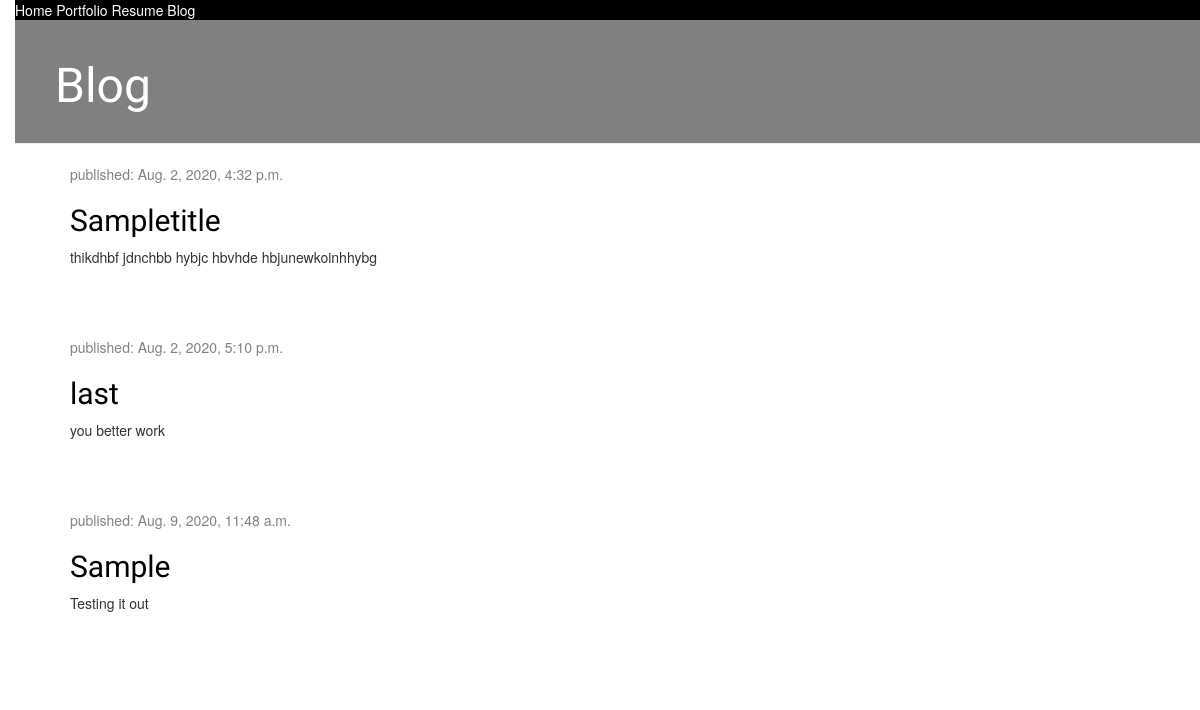
/blogging/, run on an earlier commit of the app's database.
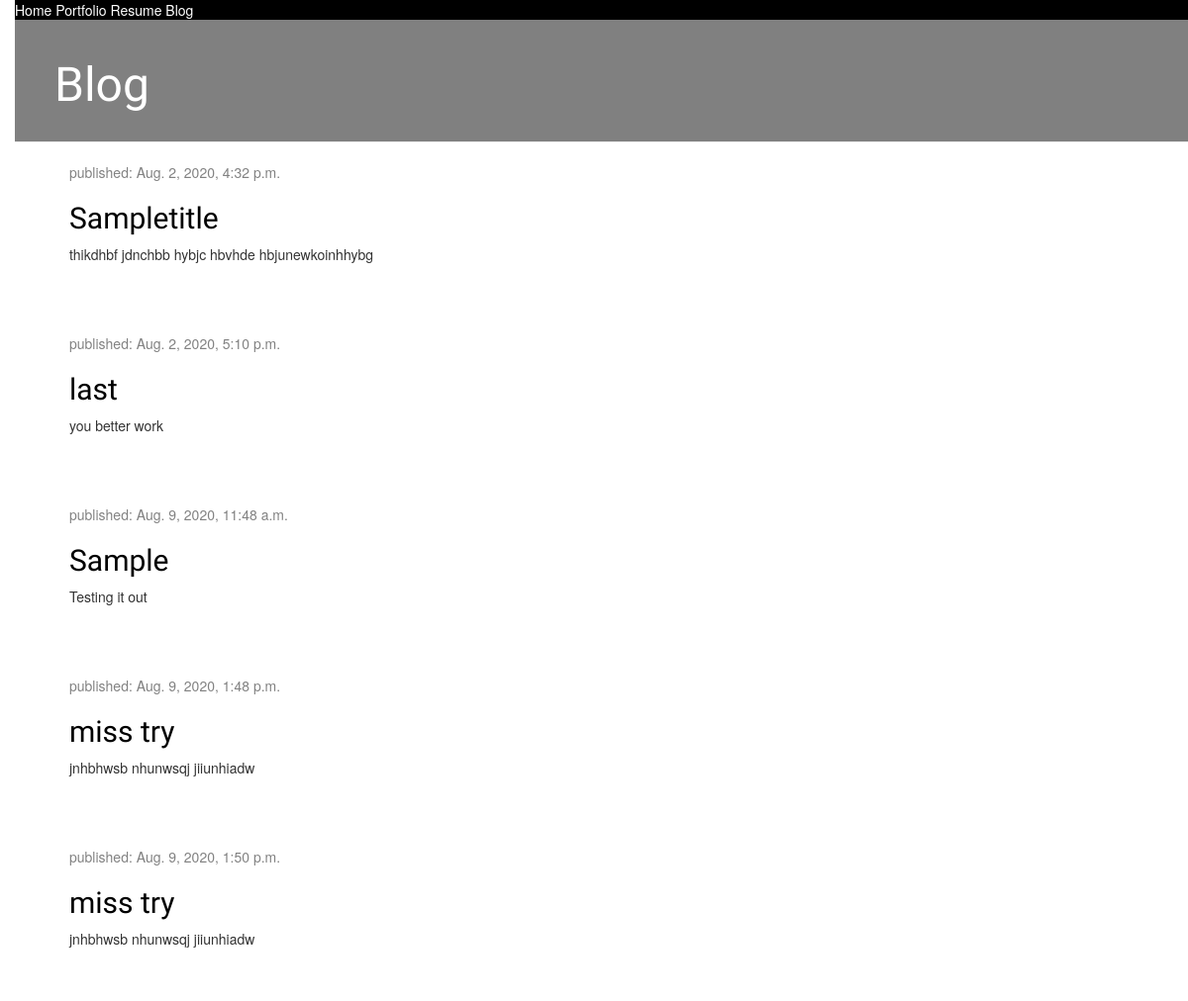
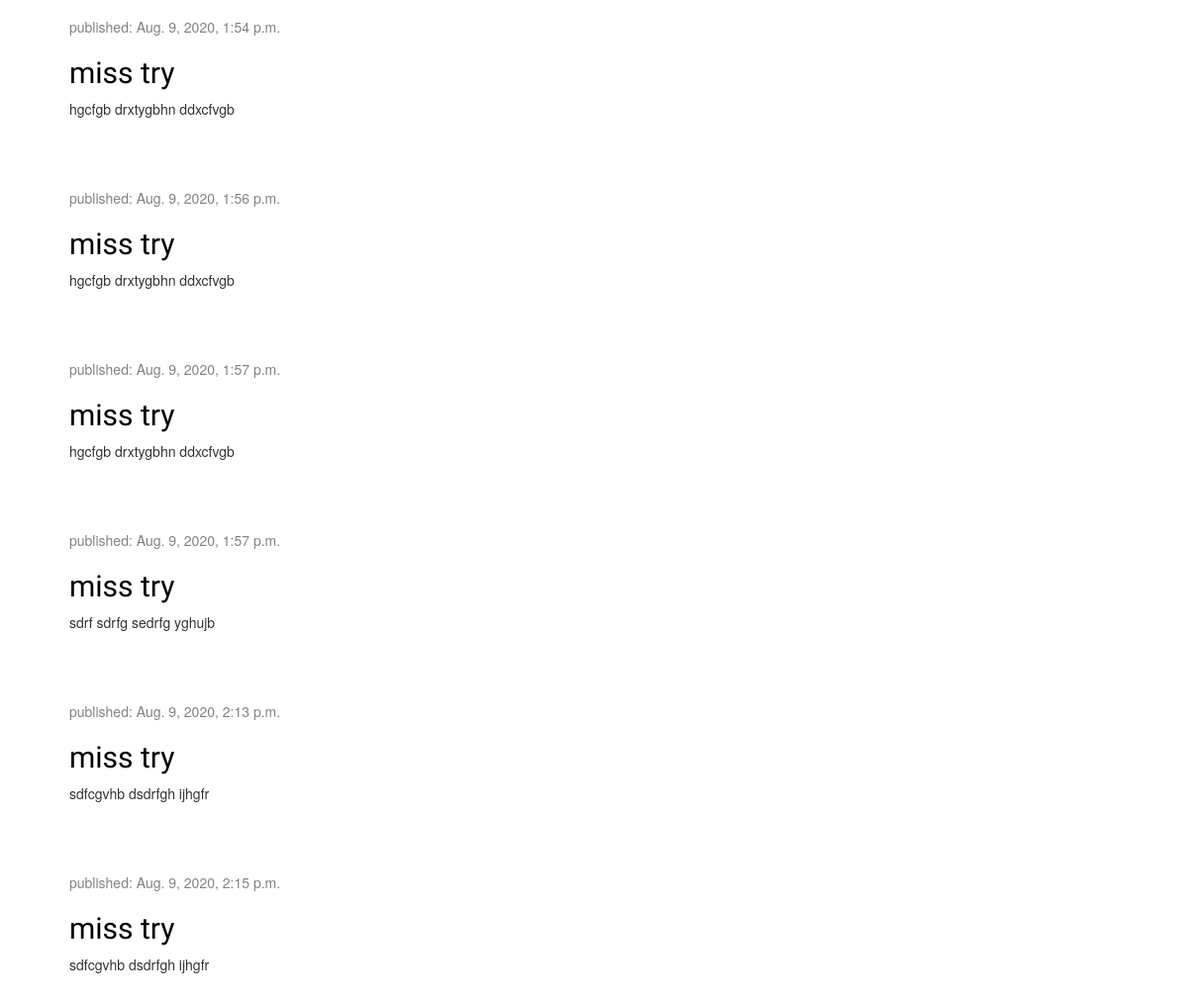
And on a later commit of the database (2 pictures, top to bottom).
### blog/models.py (models this page shows, shortened)
class	Post(models.Model):
	author	=	models.ForeignKey(settings.AUTH_USER_MODEL,	on_delete=models.CASCADE)
	title	=	models.CharField(max_length=200)
	text	=	models.TextField()
	created_date	=	models.DateTimeField(default=timezone.now)
	published_date	=	models.DateTimeField(blank=True,	null=True)

### blog/views.py (the view)
# urls.py: path('blogging/', views.blogging , name='blogging'),
def blogging(request):
	posts	=	Post.objects.filter(published_date__lte=timezone.now()).order_by('published_date')
	return render(request, 'blog/blogging.html', {'posts':	posts})

### blog/templates/blog/blogging.html (shortened to what this page needs)
{%	load	static	%}
<html>
<head>
<link	rel="stylesheet"	href="//maxcdn.bootstrapcdn.com/bootstrap/3.2.0/css/bootstrap.min.css">
<link	rel="stylesheet"	href="//maxcdn.bootstrapcdn.com/bootstrap/3.2.0/css/bootstrap-theme.min.css">
<link	rel="stylesheet"	href="{%	static	'css/blogger.css'	%}">
</head>
<body>
<nav class= "topnav" style="background-color: black" ;>
<a href="{% url 'post_list' %}" style="color: white">Home</a>
<a href="{% url 'Portfolio' %}" style="color: white">Portfolio</a>
<a href="{% url 'Resume' %}" style="color: white">Resume</a>
<a href="{% url 'blogging' %}" style="color: white">Blog</a>
</nav>
<div class= "page-header" style="background-color: grey;">
<h1><a	href="/">Blog</a></h1>
</div>
<div	class="content	container">
<div	class="row">
<div	class="col-md-8">
{%	for	post	in	posts	%}
<div	class="post">
<div	class="date">
<p>published:	{{	post.published_date	}}</p>
</div>
<h2><a	href="{%	url	'post_detail'	pk=post.pk	%}">{{	post.title	}}</a></h2>													<p>{{	post.text|linebreaksbr	}}</p>
</div>
{%	endfor	%}
</div>
</div>
</div>
</body>
</html>

### blog/static/css/blogger.css (style rules this page uses)
h1 a, h2 a { color: #C25100; font-family: 'Lobster'; }
body { padding-left: 15px; }
.page-header { background-color: #C25100; margin-top: 0; padding: 20px 20px 20px 40px; }
.page-header h1, .page-header h1 a, .page-header h1 a:visited, .page-header h1 a:active { color: #ffffff; font-size: 36pt; text-decoration: none; }
.content { margin-left: 40px; }
h1, h2, h3, h4 { font-family: 'Lobster', cursive; }
.date { color: #828282; }
.post { margin-bottom: 70px; }
.post h2 a, .post h2 a:visited { color: #000000; }

What changed in the data, as far as the page shows it:
added Post: published_date "Aug. 9, 2020, 1:48 p.m.", title "miss try", text "jnhbhwsb nhunwsqj jiiunhiadw"
added Post: published_date "Aug. 9, 2020, 1:50 p.m.", title "miss try", text "jnhbhwsb nhunwsqj jiiunhiadw"
added Post: published_date "Aug. 9, 2020, 1:54 p.m.", title "miss try", text "hgcfgb drxtygbhn ddxcfvgb"
added Post: published_date "Aug. 9, 2020, 1:56 p.m.", title "miss try", text "hgcfgb drxtygbhn ddxcfvgb"
added Post: published_date "Aug. 9, 2020, 1:57 p.m.", title "miss try", text "hgcfgb drxtygbhn ddxcfvgb"
added Post: published_date "Aug. 9, 2020, 1:57 p.m.", title "miss try", text "sdrf sdrfg sedrfg yghujb"
added Post: published_date "Aug. 9, 2020, 2:13 p.m.", title "miss try", text "sdfcgvhb dsdrfgh ijhgfr"
added Post: published_date "Aug. 9, 2020, 2:15 p.m.", title "miss try", text "sdfcgvhb dsdrfgh ijhgfr"
